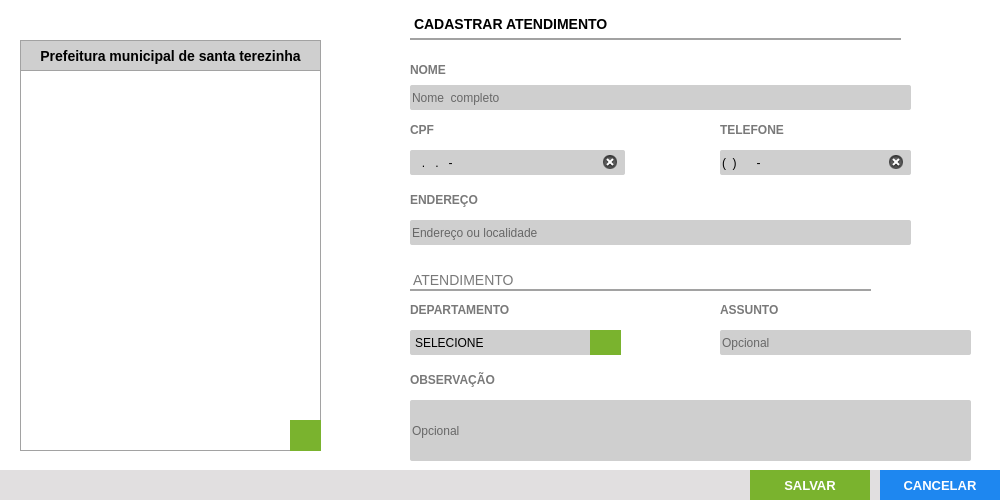
<?xml version="1.0" encoding="UTF-8"?>
<ui version="4.0">
 <class>Form_Agendamento</class>
 <widget class="QFrame" name="Form_Agendamento">
  <property name="windowModality">
   <enum>Qt::ApplicationModal</enum>
  </property>
  <property name="geometry">
   <rect>
    <x>0</x>
    <y>0</y>
    <width>1000</width>
    <height>500</height>
   </rect>
  </property>
  <property name="minimumSize">
   <size>
    <width>1000</width>
    <height>500</height>
   </size>
  </property>
  <property name="maximumSize">
   <size>
    <width>1000</width>
    <height>500</height>
   </size>
  </property>
  <property name="windowTitle">
   <string>LC INFORMÁTICA | CADASTRO ATENDIMENTO</string>
  </property>
  <property name="windowIcon">
   <iconset>
    <normaloff>../../img/produtos-.png</normaloff>../../img/produtos-.png</iconset>
  </property>
  <property name="frameShape">
   <enum>QFrame::NoFrame</enum>
  </property>
  <property name="frameShadow">
   <enum>QFrame::Plain</enum>
  </property>
  <widget class="QFrame" name="fr_FormProdutos">
   <property name="geometry">
    <rect>
     <x>0</x>
     <y>0</y>
     <width>1000</width>
     <height>500</height>
    </rect>
   </property>
   <property name="maximumSize">
    <size>
     <width>16777207</width>
     <height>16777215</height>
    </size>
   </property>
   <property name="styleSheet">
    <string notr="true">background: #FFF;
border: none</string>
   </property>
   <widget class="QLabel" name="lb_FormProdutos">
    <property name="geometry">
     <rect>
      <x>410</x>
      <y>10</y>
      <width>491</width>
      <height>30</height>
     </rect>
    </property>
    <property name="styleSheet">
     <string notr="true">QLabel{
font-size: 14px;
font-family: &quot;Arial&quot;;
font-weight: bold;

border-bottom: 2px solid #A2A2A2
}</string>
    </property>
    <property name="text">
     <string>CADASTRAR ATENDIMENTO</string>
    </property>
   </widget>
   <widget class="QLabel" name="lb_FotoLogo">
    <property name="geometry">
     <rect>
      <x>20</x>
      <y>40</y>
      <width>301</width>
      <height>411</height>
     </rect>
    </property>
    <property name="toolTip">
     <string>Insira uma imagem</string>
    </property>
    <property name="styleSheet">
     <string notr="true">border: 1px solid #A2A2A2;
background: url('Images/icon/Photo.svg') center no-repeat 
</string>
    </property>
    <property name="text">
     <string/>
    </property>
    <property name="alignment">
     <set>Qt::AlignCenter</set>
    </property>
   </widget>
   <widget class="QLabel" name="lb_FormNome">
    <property name="geometry">
     <rect>
      <x>410</x>
      <y>60</y>
      <width>150</width>
      <height>20</height>
     </rect>
    </property>
    <property name="styleSheet">
     <string notr="true">QLabel{
font-size: 12px;
font-family: &quot;Arial Unicode MS&quot;;
font-weight: bold;
color: #797979
}</string>
    </property>
    <property name="text">
     <string>NOME</string>
    </property>
   </widget>
   <widget class="QLineEdit" name="tx_Nome">
    <property name="geometry">
     <rect>
      <x>410</x>
      <y>85</y>
      <width>501</width>
      <height>25</height>
     </rect>
    </property>
    <property name="focusPolicy">
     <enum>Qt::WheelFocus</enum>
    </property>
    <property name="styleSheet">
     <string notr="true">QLineEdit{
background: #CFCFCF;
border-radius: 2px;
color: #000;
font: 13px &quot;Arial&quot; ;

}
QLineEdit:Focus {
border: 1px solid red;
}</string>
    </property>
    <property name="placeholderText">
     <string>Nome  completo</string>
    </property>
    <property name="clearButtonEnabled">
     <bool>true</bool>
    </property>
   </widget>
   <widget class="QLabel" name="lb_FormCpf">
    <property name="geometry">
     <rect>
      <x>410</x>
      <y>120</y>
      <width>215</width>
      <height>20</height>
     </rect>
    </property>
    <property name="styleSheet">
     <string notr="true">QLabel{
font-size: 12px;
font-family: &quot;Arial Unicode MS&quot;;
font-weight: bold;
color: #797979
}</string>
    </property>
    <property name="text">
     <string>CPF</string>
    </property>
   </widget>
   <widget class="QComboBox" name="cb_Departamento">
    <property name="geometry">
     <rect>
      <x>410</x>
      <y>330</y>
      <width>211</width>
      <height>25</height>
     </rect>
    </property>
    <property name="styleSheet">
     <string notr="true">QComboBox{
background: #CFCFCF;
border-radius: 2px;
color: #000;
font: 13px &quot;Arial&quot; ;
text-transform: uppercase
}
QComboBox:Focus {
border: 1px solid red;
}
 QComboBox::drop-down {
     subcontrol-origin: padding;
     subcontrol-position: top right;
     width: 25px;
     border-left-width: 1px;
     border-left-color: darkgray;
     border-left-style: solid; /* just a single line */
     border-top-right-radius: 3px; /* same radius as the QComboBox */
     border-bottom-right-radius: 3px;
 }
QComboBox::down-arrow {
     image: url(&quot;+self.resourcepath('Images/down.png')+&quot;);
 }
</string>
    </property>
    <item>
     <property name="text">
      <string>SELECIONE</string>
     </property>
    </item>
    <item>
     <property name="text">
      <string>GABINETE</string>
     </property>
    </item>
   </widget>
   <widget class="QLabel" name="lb_FormTelefone">
    <property name="geometry">
     <rect>
      <x>720</x>
      <y>120</y>
      <width>191</width>
      <height>20</height>
     </rect>
    </property>
    <property name="styleSheet">
     <string notr="true">QLabel{
font-size: 12px;
font-family: &quot;Arial Unicode MS&quot;;
font-weight: bold;
color: #797979
}</string>
    </property>
    <property name="text">
     <string>TELEFONE</string>
    </property>
   </widget>
   <widget class="QLabel" name="lb_FormEndereco">
    <property name="geometry">
     <rect>
      <x>410</x>
      <y>190</y>
      <width>215</width>
      <height>20</height>
     </rect>
    </property>
    <property name="styleSheet">
     <string notr="true">QLabel{
font-size: 12px;
font-family: &quot;Arial Unicode MS&quot;;
font-weight: bold;
color: #797979
}</string>
    </property>
    <property name="text">
     <string>ENDEREÇO</string>
    </property>
   </widget>
   <widget class="QLineEdit" name="tx_Cpf">
    <property name="geometry">
     <rect>
      <x>410</x>
      <y>150</y>
      <width>215</width>
      <height>25</height>
     </rect>
    </property>
    <property name="focusPolicy">
     <enum>Qt::WheelFocus</enum>
    </property>
    <property name="styleSheet">
     <string notr="true">QLineEdit{
background: #CFCFCF;
border-radius: 2px;
color: #000;
font: 13px &quot;Arial&quot; 
}
QLineEdit:Focus {
border: 1px solid red;
}</string>
    </property>
    <property name="inputMask">
     <string>000.000.000-00</string>
    </property>
    <property name="text">
     <string>..-</string>
    </property>
    <property name="placeholderText">
     <string/>
    </property>
    <property name="clearButtonEnabled">
     <bool>true</bool>
    </property>
   </widget>
   <widget class="QLineEdit" name="tx_Telefone">
    <property name="geometry">
     <rect>
      <x>720</x>
      <y>150</y>
      <width>191</width>
      <height>25</height>
     </rect>
    </property>
    <property name="focusPolicy">
     <enum>Qt::WheelFocus</enum>
    </property>
    <property name="styleSheet">
     <string notr="true">QLineEdit{
background: #CFCFCF;
border-radius: 2px;
color: #000;
font: 13px &quot;Arial&quot; 
}
QLineEdit:Focus {
border: 1px solid red;
}</string>
    </property>
    <property name="inputMask">
     <string>(00) 00000-0000</string>
    </property>
    <property name="text">
     <string>() -</string>
    </property>
    <property name="placeholderText">
     <string/>
    </property>
    <property name="clearButtonEnabled">
     <bool>true</bool>
    </property>
   </widget>
   <widget class="QLabel" name="lb_Form_Atendimento">
    <property name="geometry">
     <rect>
      <x>410</x>
      <y>270</y>
      <width>461</width>
      <height>21</height>
     </rect>
    </property>
    <property name="styleSheet">
     <string notr="true">QLabel{
font-size: 14px;
font-family: &quot;Arial&quot;;
font-weight: normal;

border-bottom: 2px solid #A2A2A2;
color: #797979
}</string>
    </property>
    <property name="text">
     <string>ATENDIMENTO</string>
    </property>
   </widget>
   <widget class="QLabel" name="lb_FormDepartamento">
    <property name="geometry">
     <rect>
      <x>410</x>
      <y>300</y>
      <width>101</width>
      <height>20</height>
     </rect>
    </property>
    <property name="styleSheet">
     <string notr="true">QLabel{
font-size: 12px;
font-family: &quot;Arial Unicode MS&quot;;
font-weight: bold;
color: #797979
}</string>
    </property>
    <property name="text">
     <string>DEPARTAMENTO</string>
    </property>
   </widget>
   <widget class="QFrame" name="fr_BotoesFormProdutos">
    <property name="geometry">
     <rect>
      <x>0</x>
      <y>470</y>
      <width>1000</width>
      <height>30</height>
     </rect>
    </property>
    <property name="styleSheet">
     <string notr="true">background:#E1DFE0;
border: none;</string>
    </property>
    <widget class="QPushButton" name="Bt_Can_Agendamento">
     <property name="geometry">
      <rect>
       <x>880</x>
       <y>0</y>
       <width>120</width>
       <height>30</height>
      </rect>
     </property>
     <property name="font">
      <font>
       <pointsize>10</pointsize>
       <weight>75</weight>
       <bold>true</bold>
      </font>
     </property>
     <property name="cursor">
      <cursorShape>PointingHandCursor</cursorShape>
     </property>
     <property name="focusPolicy">
      <enum>Qt::NoFocus</enum>
     </property>
     <property name="contextMenuPolicy">
      <enum>Qt::ActionsContextMenu</enum>
     </property>
     <property name="styleSheet">
      <string notr="true">QPushButton {
background-color: #1E87F0;
color: #FFF
 }
QPushButton:hover{
background-color: #40a286
}</string>
     </property>
     <property name="text">
      <string>CANCELAR</string>
     </property>
     <property name="icon">
      <iconset>
       <normaloff>:/sair/delete_delete_exit_1577.png</normaloff>:/sair/delete_delete_exit_1577.png</iconset>
     </property>
     <property name="iconSize">
      <size>
       <width>75</width>
       <height>25</height>
      </size>
     </property>
    </widget>
    <widget class="QPushButton" name="Bt_Salvar_agendamento">
     <property name="geometry">
      <rect>
       <x>750</x>
       <y>0</y>
       <width>120</width>
       <height>30</height>
      </rect>
     </property>
     <property name="font">
      <font>
       <family>Tahoma</family>
       <pointsize>10</pointsize>
       <weight>75</weight>
       <bold>true</bold>
      </font>
     </property>
     <property name="cursor">
      <cursorShape>PointingHandCursor</cursorShape>
     </property>
     <property name="focusPolicy">
      <enum>Qt::NoFocus</enum>
     </property>
     <property name="contextMenuPolicy">
      <enum>Qt::ActionsContextMenu</enum>
     </property>
     <property name="styleSheet">
      <string notr="true">QPushButton {
background-color: #7AB32E;
color: #FFF
 }
QPushButton:hover{
background-color: #40a286
}</string>
     </property>
     <property name="text">
      <string>SALVAR</string>
     </property>
     <property name="icon">
      <iconset>
       <normaloff>:/salvar/salvar.png</normaloff>:/salvar/salvar.png</iconset>
     </property>
     <property name="iconSize">
      <size>
       <width>50</width>
       <height>25</height>
      </size>
     </property>
    </widget>
   </widget>
   <widget class="QLabel" name="lb_qtdeMin">
    <property name="geometry">
     <rect>
      <x>590</x>
      <y>330</y>
      <width>31</width>
      <height>25</height>
     </rect>
    </property>
    <property name="styleSheet">
     <string notr="true">background: #7AB32E;
color: #FFF</string>
    </property>
    <property name="text">
     <string/>
    </property>
   </widget>
   <widget class="QLineEdit" name="tx_Endereco">
    <property name="geometry">
     <rect>
      <x>410</x>
      <y>220</y>
      <width>501</width>
      <height>25</height>
     </rect>
    </property>
    <property name="styleSheet">
     <string notr="true">QLineEdit{
background: #CFCFCF;
border-radius: 2px;
color: #000;
font: 13px &quot;Arial&quot; ;

}
QLineEdit:Focus {
border: 1px solid red;
}</string>
    </property>
    <property name="placeholderText">
     <string>Endereço ou localidade</string>
    </property>
    <property name="clearButtonEnabled">
     <bool>true</bool>
    </property>
   </widget>
   <widget class="QLabel" name="lb_FormAssunto">
    <property name="geometry">
     <rect>
      <x>720</x>
      <y>300</y>
      <width>101</width>
      <height>20</height>
     </rect>
    </property>
    <property name="styleSheet">
     <string notr="true">QLabel{
font-size: 12px;
font-family: &quot;Arial Unicode MS&quot;;
font-weight: bold;
color: #797979
}</string>
    </property>
    <property name="text">
     <string>ASSUNTO</string>
    </property>
   </widget>
   <widget class="QLineEdit" name="tx_Assunto">
    <property name="geometry">
     <rect>
      <x>720</x>
      <y>330</y>
      <width>251</width>
      <height>25</height>
     </rect>
    </property>
    <property name="focusPolicy">
     <enum>Qt::WheelFocus</enum>
    </property>
    <property name="styleSheet">
     <string notr="true">QLineEdit{
background: #CFCFCF;
border-radius: 2px;
color: #000;
font: 13px &quot;Arial&quot; ;

}
QLineEdit:Focus {
border: 1px solid red;
}</string>
    </property>
    <property name="placeholderText">
     <string>Opcional</string>
    </property>
    <property name="clearButtonEnabled">
     <bool>true</bool>
    </property>
   </widget>
   <widget class="QLineEdit" name="tx_Observacao">
    <property name="geometry">
     <rect>
      <x>410</x>
      <y>400</y>
      <width>561</width>
      <height>61</height>
     </rect>
    </property>
    <property name="focusPolicy">
     <enum>Qt::WheelFocus</enum>
    </property>
    <property name="styleSheet">
     <string notr="true">QLineEdit{
background: #CFCFCF;
border-radius: 2px;
color: #000;
font: 13px &quot;Arial&quot; ;

}
QLineEdit:Focus {
border: 1px solid red;
}</string>
    </property>
    <property name="placeholderText">
     <string>Opcional</string>
    </property>
    <property name="clearButtonEnabled">
     <bool>true</bool>
    </property>
   </widget>
   <widget class="QLabel" name="lb_FormObservacao">
    <property name="geometry">
     <rect>
      <x>410</x>
      <y>370</y>
      <width>101</width>
      <height>20</height>
     </rect>
    </property>
    <property name="styleSheet">
     <string notr="true">QLabel{
font-size: 12px;
font-family: &quot;Arial Unicode MS&quot;;
font-weight: bold;
color: #797979
}</string>
    </property>
    <property name="text">
     <string>OBSERVAÇÃO</string>
    </property>
   </widget>
   <widget class="QLabel" name="lb_qtdeMin_2">
    <property name="geometry">
     <rect>
      <x>290</x>
      <y>420</y>
      <width>31</width>
      <height>31</height>
     </rect>
    </property>
    <property name="styleSheet">
     <string notr="true">background: #7AB32E;
color: #FFF</string>
    </property>
    <property name="text">
     <string/>
    </property>
   </widget>
   <widget class="QLabel" name="label">
    <property name="geometry">
     <rect>
      <x>20</x>
      <y>40</y>
      <width>301</width>
      <height>31</height>
     </rect>
    </property>
    <property name="styleSheet">
     <string notr="true">background: #CFCFCF;
border: 1px solid #A2A2A2;
color: #000;
font-size: 14px;
font-family: &quot;Arial&quot;;
font-weight: bold;</string>
    </property>
    <property name="text">
     <string>Prefeitura municipal de santa terezinha</string>
    </property>
    <property name="alignment">
     <set>Qt::AlignCenter</set>
    </property>
   </widget>
   <zorder>tx_Endereco</zorder>
   <zorder>lb_FormProdutos</zorder>
   <zorder>lb_FotoLogo</zorder>
   <zorder>lb_FormNome</zorder>
   <zorder>tx_Nome</zorder>
   <zorder>lb_FormCpf</zorder>
   <zorder>cb_Departamento</zorder>
   <zorder>lb_FormTelefone</zorder>
   <zorder>lb_FormEndereco</zorder>
   <zorder>tx_Cpf</zorder>
   <zorder>tx_Telefone</zorder>
   <zorder>lb_Form_Atendimento</zorder>
   <zorder>lb_FormDepartamento</zorder>
   <zorder>fr_BotoesFormProdutos</zorder>
   <zorder>lb_qtdeMin</zorder>
   <zorder>lb_FormAssunto</zorder>
   <zorder>tx_Assunto</zorder>
   <zorder>tx_Observacao</zorder>
   <zorder>lb_FormObservacao</zorder>
   <zorder>lb_qtdeMin_2</zorder>
   <zorder>label</zorder>
  </widget>
 </widget>
 <tabstops>
  <tabstop>tx_Nome</tabstop>
  <tabstop>tx_Cpf</tabstop>
  <tabstop>tx_Telefone</tabstop>
  <tabstop>tx_Endereco</tabstop>
  <tabstop>cb_Departamento</tabstop>
  <tabstop>tx_Assunto</tabstop>
  <tabstop>tx_Observacao</tabstop>
 </tabstops>
 <resources/>
 <connections/>
</ui>
